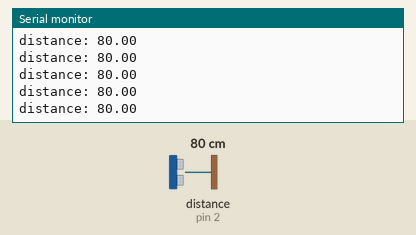
The sketch below on a simulated Arduino Uno, built with avr-gcc and run on an emulated ATmega328P. On the bench: the last lines printed to the serial monitor. The test bench sets the inputs (shaded band); at power-on: distance to the obstacle (sensor on pin 2) 80 cm. The echo pulse lasts 58.3 µs per cm.

Above: at 1.2 s.
1.3 s: distance to the obstacle (sensor on pin 2) set to 2 cm
At 2.0 s:
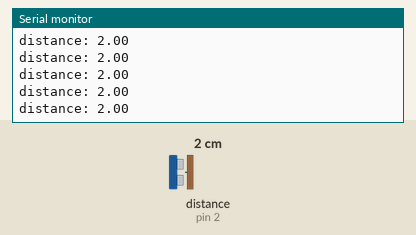
2.8 s: distance to the obstacle (sensor on pin 2) set to 18 cm
At 3.6 s:
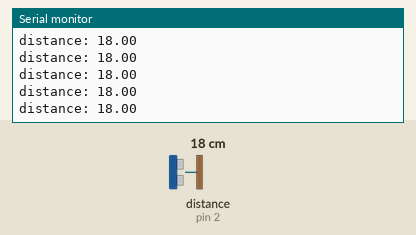
5.8 s: distance to the obstacle (sensor on pin 2) set to 4 cm
At 6.4 s:
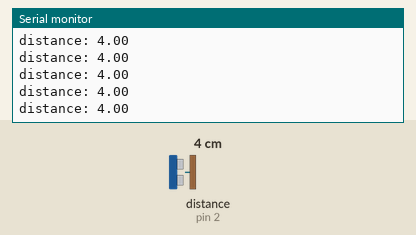
8.8 s: distance to the obstacle (sensor on pin 2) set to 35 cm
At 9.7 s:
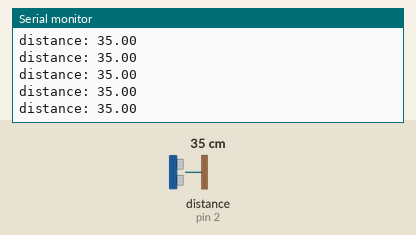
Timing chart, 0 to 11.8 s (numbered marks = the images above; inputs shaded):
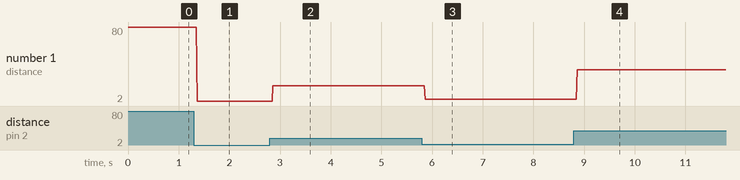

Measured:
- after the input at 1.3 s, the serial monitor: prints a new line after 0.06 s (image 1)
- after the input at 2.8 s, the serial monitor: prints a new line after 0.06 s (image 2)
- after the input at 5.8 s, the serial monitor: prints a new line after 0.06 s (image 3)
- after the input at 8.8 s, the serial monitor: prints a new line after 0.06 s (image 4)
- plotted number 1: 80 → 2 after the input at 1.3 s, 2 → 18 after the input at 2.8 s, 18 → 4 after the input at 5.8 s, 4 → 35 after the input at 8.8 s

The sketch:

HC_SR04_test.ino
```cpp
/*
 * Test to see if sensor is working, connect sensor and run, should get
 * reasonable values in serial monitor
 */

#define TRIG_PIN 10
#define ECHO_PIN 2
#define ECHO_INT 0

#include <HC_SR04.h>

HC_SR04 sensor(TRIG_PIN, ECHO_PIN, ECHO_INT);

void setup()
{
  //Initialize sensor pins
  pinMode(TRIG_PIN, OUTPUT);
  pinMode(ECHO_PIN, INPUT);
  digitalWrite(TRIG_PIN, LOW);

  // HC_SR04 initialize procedure
  sensor.begin();
  sensor.start();

  //Begin serial comms
  Serial.begin(9600);
}

void loop()
{
  if(sensor.isFinished())
  {
    Serial.print("distance: "); Serial.println(sensor.getRange());
    //Restart sensor detection
    sensor.start();
  }

}
```
